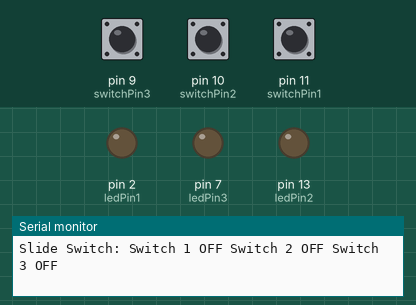
This sketch was run on a simulated Arduino Uno, built with avr-gcc and run on an emulated ATmega328P. Shown: output pins drawn as LEDs (lit = HIGH), the last lines printed to the serial monitor. Inputs (shaded band) come from the test bench; at power-on: pin 9 (switchPin3) HIGH, pin 10 (switchPin2) HIGH, pin 11 (switchPin1) HIGH.

Above: at 2.8 s.
2.9 s: pin 9 (switchPin3) pulled LOW for 1.2 s
At 4.3 s:
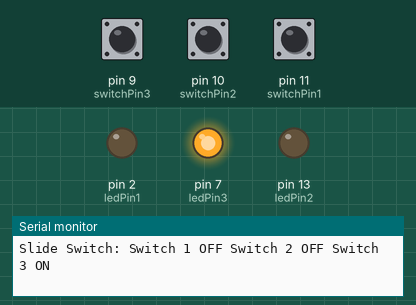
6.5 s: pin 10 (switchPin2) pulled LOW for 1.2 s
At 7.4 s:
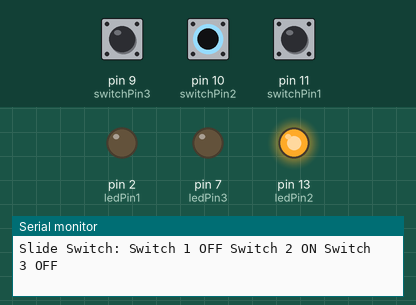
9.5 s: pin 11 (switchPin1) pulled LOW for 1.2 s
At 10.8 s:
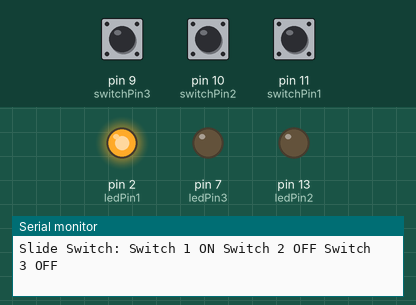
12.5 s: pin 11 (switchPin1) pulled LOW for 3.2 s
At 16.8 s:
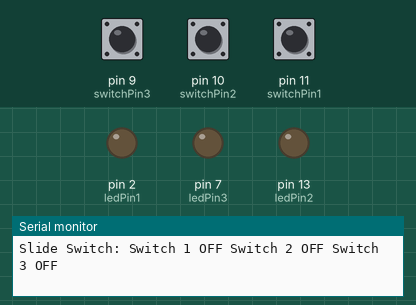
17.5 s: pin 9 (switchPin3) pulled LOW for 3.2 s
At 18.4 s:
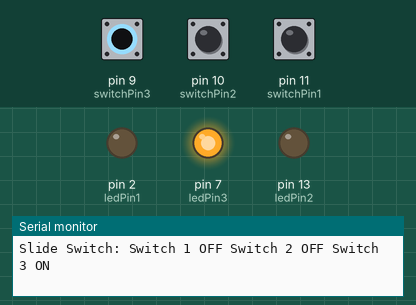
22.5 s: pin 9 (switchPin3) driven LOW and pin 10 (switchPin2) driven LOW
At 23.5 s:
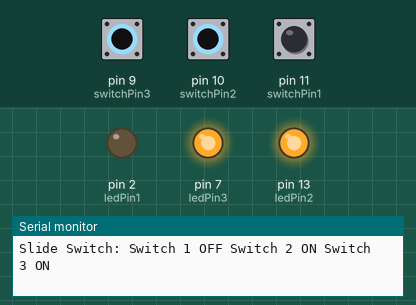
Timing chart, 0 to 25.5 s (numbered marks = the images above; inputs shaded):
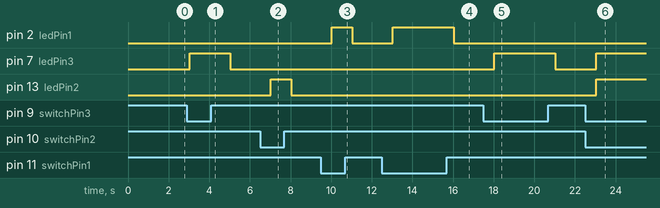

Measured:
- after the input at 2.9 s, pin 7 (ledPin3): LOW → HIGH after 0.13 s, → LOW 2.0 s later
- after the input at 6.5 s, pin 13 (ledPin2): LOW → HIGH after 0.53 s, → LOW 1.0 s later
- after the input at 9.5 s, pin 2 (ledPin1): LOW → HIGH after 0.54 s, → LOW 1.0 s later
- after the input at 12.5 s, pin 2 (ledPin1): LOW → HIGH after 0.54 s, → LOW 3.0 s later
- after the input at 17.5 s, pin 7 (ledPin3): LOW → HIGH after 0.54 s, → LOW 3.0 s later
- after the input at 22.5 s, pin 7 (ledPin3), pin 13 (ledPin2): LOW → HIGH after 0.54 s

The sketch:

switch.ino
```cpp
//Slide switch
/* Atya Technologies Pvt. Ltd. - Slide Switch */

// Define switch pins
int switchPin1 = 11;  // Connect to digital pin D9
int switchPin2 = 10;  // Connect to digital pin D12
int switchPin3 = 9;   // Connect to digital pin D11

// Define LED pins
int ledPin1 = 2;   // Onboard LED connected to D7 pin
int ledPin2 = 13;  // Onboard LED connected to D13 pin
int ledPin3 = 7;   // Onboard LED connected to D2 pin


 void setup()
 {
    Serial.begin(9600);
    Serial.println("Welcome to Atya Technologies Pvt. Ltd.");

    // Initialize switch pins as inputs with internal pull-up resistors
    pinMode(switchPin1, INPUT_PULLUP);
    pinMode(switchPin2, INPUT_PULLUP);
    pinMode(switchPin3, INPUT_PULLUP);

    // Initialize LED pins as outputs
    pinMode(ledPin1, OUTPUT);
    pinMode(ledPin2, OUTPUT);
    pinMode(ledPin3, OUTPUT);
}


   void loop()
   {
    // Read the state of each switch
    int switchState1 = digitalRead(switchPin1);
    int switchState2 = digitalRead(switchPin2);
    int switchState3 = digitalRead(switchPin3);

    // Print switch states to the serial monitor
    Serial.print("Slide Switch: ");
    // Check if each switch is ON or OFF and control the LEDs
    if (switchState1 == LOW) {
        digitalWrite(ledPin1, HIGH);
        Serial.print("Switch 1 ON ");
    } else {
        digitalWrite(ledPin1, LOW);
        Serial.print("Switch 1 OFF ");
    }

    if (switchState2 == LOW) {
        digitalWrite(ledPin2, HIGH);
        Serial.print("Switch 2 ON ");
    } else {
        digitalWrite(ledPin2, LOW);
        Serial.print("Switch 2 OFF ");
    }

    if (switchState3 == LOW) {
        digitalWrite(ledPin3, HIGH);
        Serial.print("Switch 3 ON ");
    } else {
        digitalWrite(ledPin3, LOW);
        Serial.print("Switch 3 OFF ");
    }

    Serial.println(); // Move to the next line in the Serial Monitor
    delay(1000);  // Small delay for stability
}
```
